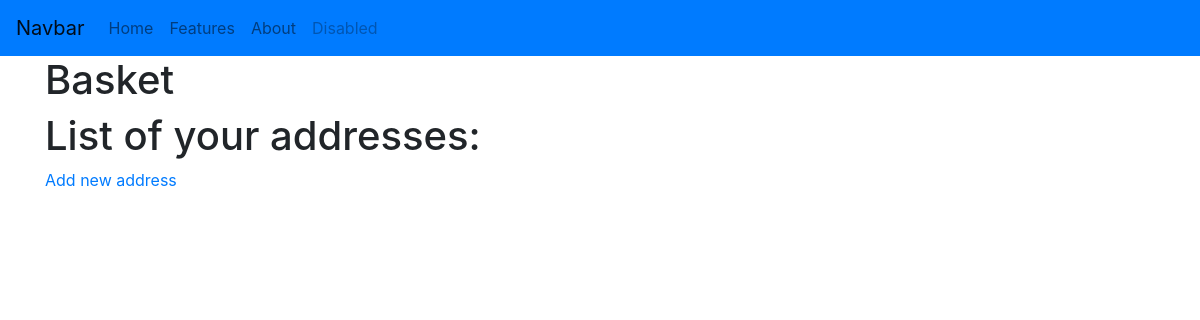
Page /address/ (signed in) on the earlier database version.
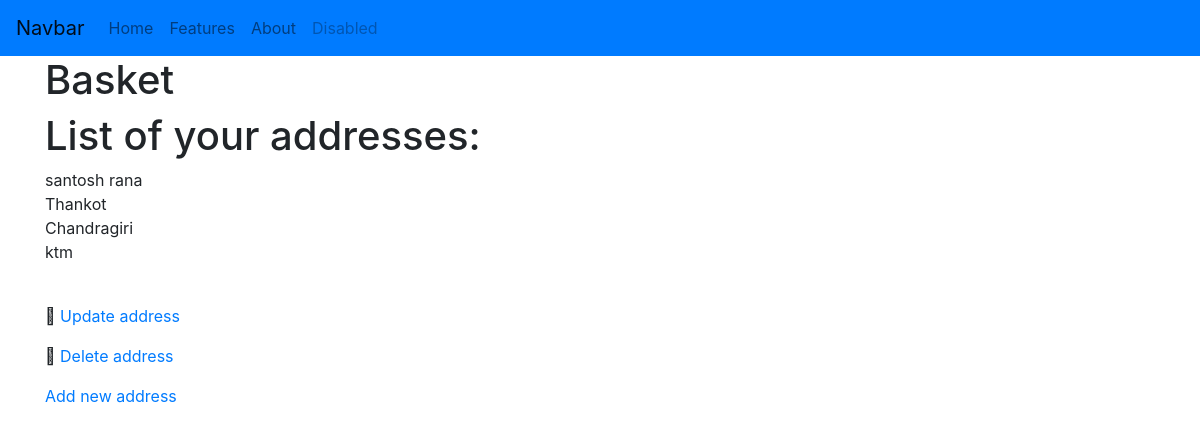
Same page on the later database version.
### main/models.py (models this page shows, shortened)
class Address(models.Model):
    SUPPORTED_PLACES = (
        ("pok", "Pokhara"),
        ("ktm", "Kathmandu"),
    )
    user = models.ForeignKey(User, on_delete=models.CASCADE)
    name = models.CharField(max_length=60)
    address1 = models.CharField("Address line 1", max_length=60)
    address2 = models.CharField("Address line 2", max_length=60, blank=True)
    zip_code = models.CharField("ZIP / Postal code", max_length=12)
    city = models.CharField(max_length=60, choices=SUPPORTED_PLACES)

### main/views.py (the view)
class AddressListView(LoginRequiredMixin, ListView):
    model = models.Address
    def get_queryset(self):
        return self.model.objects.filter(user=self.request.user)

### main/templates/main/address_list.html (shortened to what this page needs)
{% extends "base.html" %}
{% block content %}
  <h1>List of your addresses:</h1>
  {% for address in object_list %}
    <p>
      {{ address.name }}<br>
      {{ address.address1 }}<br>
      {{ address.address2 }}<br>
      {{ address.city }}<br>
      {{ address.get_country_display }}<br>
    </p>
    <p>
       <a href="{% url "address_update" address.id %}">Update
address</a>
    </p>
    <p>
       <a href="{% url "address_delete" address.id %}">Delete
address</a>
    </p>
  {% endfor %}
  <p>
    <a href="{% url "address_create" %}">Add new address</a>
  </p>
{% endblock content %}

### main/templates/base.html (shortened to what this page needs)
{% load static %}
<!DOCTYPE html>
<html>
<head>
	<link rel="stylesheet" type="text/css" href="{% static "bootstrap.min.css" %}">
</head>
<body>
<nav class="navbar navbar-expand-lg navbar-light bg-primary">
  <a class="navbar-brand" href="#">Navbar</a>
  <div class="collapse navbar-collapse" id="navbarNav">
    <ul class="navbar-nav">
      <li class="nav-item {% if request.path == '/' %}active {% endif %}">
        <a class="nav-link" href="#">Home</a>
      </li>
      <li class="nav-item">
        <a class="nav-link" href="#">Features</a>
      </li>
      <li class="nav-item">
        <a class="nav-link {% if request.path == '/about/' %}active {% endif %}" href="#">About</a>
      </li>
      <li class="nav-item">
        <a class="nav-link disabled" href="#" tabindex="-1" aria-disabled="true">Disabled</a>
      </li>
    </ul>
  </div>
</nav>
<div class="container">
  <h1>Basket</h1>
{% block content %}{% endblock content %}
</div>
</body>
</html>

Differences in the rows shown:
added Address: name "santosh rana", address1 "Thankot", address2 "Chandragiri", city "ktm"
